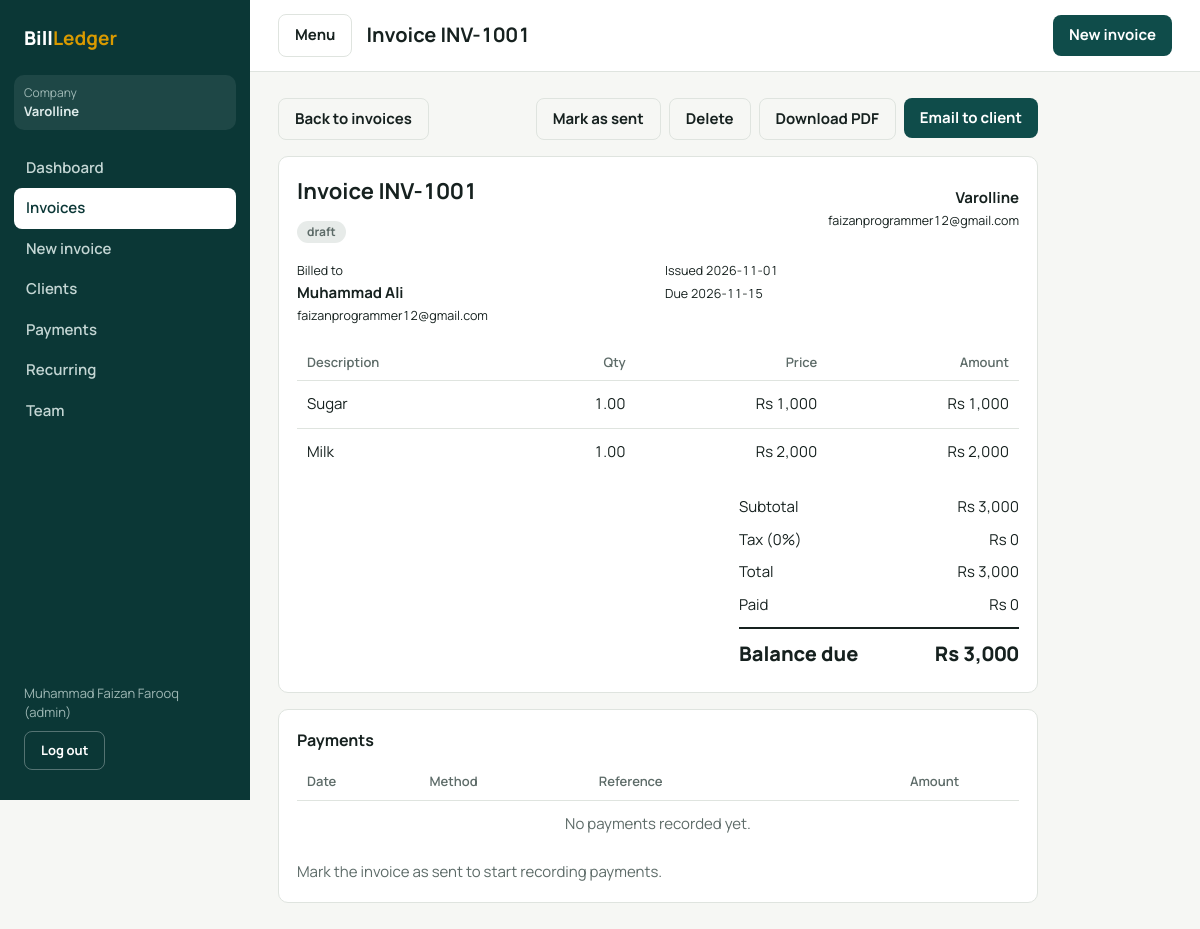
The app's page /invoices/1 (signed in) with its own data.
### app/models.py (models this page shows, shortened)
class Tenant(db.Model):
    __tablename__ = "tenants"
    id = db.Column(db.Integer, primary_key=True)
    name = db.Column(db.String(120), nullable=False)
    email = db.Column(db.String(120))
    address = db.Column(db.String(255))
    currency = db.Column(db.String(8), default="PKR")
    default_tax_rate = db.Column(db.Numeric(5, 2), default=0)
    created_at = db.Column(db.DateTime, default=datetime.utcnow)
    users = db.relationship("User", backref="tenant", lazy=True)
    clients = db.relationship("Client", backref="tenant", lazy=True)
    invoices = db.relationship("Invoice", backref="tenant", lazy=True)

class User(UserMixin, db.Model):
    __tablename__ = "users"
    id = db.Column(db.Integer, primary_key=True)
    tenant_id = db.Column(db.Integer, db.ForeignKey("tenants.id"), nullable=False, index=True)
    name = db.Column(db.String(120), nullable=False)
    email = db.Column(db.String(120), unique=True, nullable=False, index=True)
    password_hash = db.Column(db.String(255), nullable=False)
    role = db.Column(db.String(20), nullable=False, default="accountant")  # admin / accountant / client
    client_id = db.Column(db.Integer, db.ForeignKey("clients.id"))  # sirf client role ke liye
    created_at = db.Column(db.DateTime, default=datetime.utcnow)

class Invoice(db.Model):
    __tablename__ = "invoices"
    __table_args__ = (db.UniqueConstraint("tenant_id", "number", name="uq_invoice_number_per_tenant"),)
    id = db.Column(db.Integer, primary_key=True)
    tenant_id = db.Column(db.Integer, db.ForeignKey("tenants.id"), nullable=False, index=True)
    client_id = db.Column(db.Integer, db.ForeignKey("clients.id"), nullable=False)
    number = db.Column(db.String(30), nullable=False)          # INV-1001
    issue_date = db.Column(db.Date, default=date.today)
    due_date = db.Column(db.Date, nullable=False)
    status = db.Column(db.String(20), default="draft")         # draft / sent / paid / overdue
    tax_rate = db.Column(db.Numeric(5, 2), default=0)
    notes = db.Column(db.Text)
    created_at = db.Column(db.DateTime, default=datetime.utcnow)
    last_reminded = db.Column(db.Date)
    items = db.relationship("InvoiceItem", backref="invoice", cascade="all, delete-orphan", lazy=True)
    payments = db.relationship("Payment", backref="invoice", cascade="all, delete-orphan", lazy=True)
    @property
    def subtotal(self):
        return sum((i.amount for i in self.items), Decimal("0"))
    @property
    def tax_amount(self):
        return self.subtotal * Decimal(self.tax_rate or 0) / Decimal("100")
    @property
    def total(self):
        return self.subtotal + self.tax_amount
    @property
    def paid_amount(self):
        return sum((p.amount for p in self.payments), Decimal("0"))
    @property
    def balance(self):
        return self.total - self.paid_amount

class Client(db.Model):
    __tablename__ = "clients"
    id = db.Column(db.Integer, primary_key=True)
    tenant_id = db.Column(db.Integer, db.ForeignKey("tenants.id"), nullable=False, index=True)
    name = db.Column(db.String(120), nullable=False)
    email = db.Column(db.String(120))
    phone = db.Column(db.String(40))
    address = db.Column(db.String(255))
    created_at = db.Column(db.DateTime, default=datetime.utcnow)
    invoices = db.relationship("Invoice", backref="client", lazy=True)

class InvoiceItem(db.Model):
    __tablename__ = "invoice_items"
    id = db.Column(db.Integer, primary_key=True)
    invoice_id = db.Column(db.Integer, db.ForeignKey("invoices.id"), nullable=False, index=True)
    description = db.Column(db.String(255), nullable=False)
    quantity = db.Column(db.Numeric(10, 2), default=1)
    unit_price = db.Column(db.Numeric(12, 2), default=0)
    @property
    def amount(self):
        return Decimal(self.quantity or 0) * Decimal(self.unit_price or 0)

### app/main/routes.py (the view)
@bp.route("/invoices/<int:invoice_id>")
@roles_required(*STAFF)
def invoice_view(invoice_id):
    inv = tenant_invoice_or_404(invoice_id)
    sync_overdue()
    pform = PaymentForm()
    pform.paid_on.data = date.today()
    pform.amount.data = max(balance_of(inv), Decimal("0"))
    return render_template("invoice_view.html", inv=inv, pform=pform,
                           balance=balance_of(inv), active="invoices")

### app/main/routes.py (called while the page is built)
def tenant_invoice_or_404(invoice_id):
    return Invoice.query.filter_by(id=invoice_id, tenant_id=current_user.tenant_id).first_or_404()

def balance_of(inv):
    return inv.balance.quantize(Decimal("0.01"))

def sync_overdue():
    changed = False
    for inv in Invoice.query.filter_by(tenant_id=current_user.tenant_id, status="sent"):
        if inv.due_date < date.today():
            inv.status = "overdue"
            changed = True
    if changed:
        db.session.commit()

### app/utils.py (called while the page is built)
def roles_required(*roles):
    def deco(f):
        @wraps(f)
        @login_required
        def wrapper(*args, **kwargs):
            if current_user.role not in roles:
                abort(403)
            return f(*args, **kwargs)
        return wrapper
    return deco

### app/templates/invoice_view.html (shortened to what this page needs)
{% extends "base.html" %}{% from "_field.html" import field %}
{% block heading %}Invoice {{ inv.number }}{% endblock %}
{% block content %}
<div class="head noprint" style="max-width:760px">
  <a class="btn ghost" href="{{ url_for('main.invoices') }}">Back to invoices</a>
  <div style="display:flex;gap:8px;flex-wrap:wrap">
    {% if inv.status == 'draft' %}
    <form method="post" action="{{ url_for('main.invoice_send', invoice_id=inv.id) }}"><input type="hidden" name="csrf_token" value="{{ csrf_token() }}"><button class="btn ghost">Mark as sent</button></form>
    <form method="post" action="{{ url_for('main.invoice_delete', invoice_id=inv.id) }}" onsubmit="return confirm('Delete this draft invoice?')"><input type="hidden" name="csrf_token" value="{{ csrf_token() }}"><button class="btn ghost">Delete</button></form>
    {% endif %}
    <a class="btn ghost" href="{{ url_for('main.invoice_pdf_download', invoice_id=inv.id) }}">Download PDF</a>
    <form method="post" action="{{ url_for('main.invoice_email', invoice_id=inv.id) }}" onsubmit="return confirm('Email this invoice to the client?')"><input type="hidden" name="csrf_token" value="{{ csrf_token() }}"><button class="btn">Email to client</button></form>
  </div>
</div>
<div class="card doc">
  <div class="head"><div><h2 style="font-size:22px">Invoice {{ inv.number }}</h2><span class="tag {{ inv.status }}">{{ inv.status }}</span></div>
  <div style="text-align:right"><b>{{ inv.tenant.name }}</b><br><small>{{ inv.tenant.email or '' }}</small></div></div>
  <div class="form2"><div><small>Billed to</small><br><b>{{ inv.client.name }}</b><br><small>{{ inv.client.email or '' }}</small></div>
  <div><small>Issued {{ inv.issue_date }}</small><br><small>Due {{ inv.due_date }}</small></div></div>
  <table class="tbl"><thead><tr><th>Description</th><th class="r">Qty</th><th class="r">Price</th><th class="r">Amount</th></tr></thead><tbody>
  {% for it in inv.items %}
  <tr><td>{{ it.description }}</td><td class="r">{{ '{:g}'.format(it.quantity) }}</td><td class="r">{{ it.unit_price|money }}</td><td class="r">{{ it.amount|money }}</td></tr>
  {% endfor %}
  </tbody></table>
  <div class="sum">
    <div><span>Subtotal</span><span>{{ inv.subtotal|money }}</span></div>
    <div><span>Tax ({{ '{:g}'.format(inv.tax_rate or 0) }}%)</span><span>{{ inv.tax_amount|money }}</span></div>
    <div><span>Total</span><span>{{ inv.total|money }}</span></div>
    <div><span>Paid</span><span>{{ inv.paid_amount|money }}</span></div>
    <div class="tot"><span>Balance due</span><span>{{ balance|money }}</span></div>
  </div>
</div>
<div class="card doc noprint" style="margin-top:16px">
  <h2>Payments</h2>
  <table class="tbl"><thead><tr><th>Date</th><th>Method</th><th>Reference</th><th class="r">Amount</th><th></th></tr></thead><tbody>
  {% for p in inv.payments %}
  <tr><td>{{ p.paid_on }}</td><td>{{ p.method.replace('_', ' ') }}</td><td>{{ p.reference or '-' }}</td><td class="r">{{ p.amount|money }}</td>
  <td class="r"><form method="post" action="{{ url_for('main.payment_delete', payment_id=p.id) }}" onsubmit="return confirm('Remove this payment?')"><input type="hidden" name="csrf_token" value="{{ csrf_token() }}"><button class="btn ghost">Remove</button></form></td></tr>
  {% else %}
  <tr><td colspan="5" class="empty">No payments recorded yet.</td></tr>
  {% endfor %}
  </tbody></table>
  {% if inv.status == 'draft' %}
  <p style="color:var(--mut);margin-top:14px">Mark the invoice as sent to start recording payments.</p>
  {% endif %}
</div>
{% endblock %}

### app/templates/base.html (shortened to what this page needs)
<!doctype html><html lang="en"><head><link rel="stylesheet" href="{{ url_for('static', filename='css/style.css') }}"></head>
<body><div class="shell">
<aside class="side" id="side">
  <a class="logo" href="{{ url_for('main.home') }}" style="display:block">Bill<b>Ledger</b></a>
  <div class="tenant"><span style="color:#9fb8b5;font-size:12px">Company</span><br><b>{{ current_user.tenant.name }}</b></div>
  <nav class="nav">
    {% if current_user.role == 'client' %}
    <a href="{{ url_for('main.portal') }}" class="{{ 'on' if active == 'portal' }}">My invoices</a>
    {% else %}
    <a href="{{ url_for('main.dashboard') }}" class="{{ 'on' if active == 'dashboard' }}">Dashboard</a>
    <a href="{{ url_for('main.invoices') }}" class="{{ 'on' if active == 'invoices' }}">Invoices</a>
    <a href="{{ url_for('main.invoice_new') }}" class="{{ 'on' if active == 'new' }}">New invoice</a>
    <a href="{{ url_for('main.clients') }}" class="{{ 'on' if active == 'clients' }}">Clients</a>
    <a href="{{ url_for('main.payments') }}" class="{{ 'on' if active == 'payments' }}">Payments</a>
    <a href="{{ url_for('main.recurring') }}" class="{{ 'on' if active == 'recurring' }}">Recurring</a>
    {% if current_user.role == 'admin' %}<a href="{{ url_for('main.team') }}" class="{{ 'on' if active == 'team' }}">Team</a>{% endif %}
    {% endif %}
  </nav>
  <div class="me">{{ current_user.name }} ({{ current_user.role }})
    <form method="post" action="{{ url_for('auth.logout') }}"><input type="hidden" name="csrf_token" value="{{ csrf_token() }}"><button class="btn ghost" style="margin-top:8px;color:#fff;border-color:rgba(255,255,255,.3)">Log out</button></form>
  </div>
</aside>
<div class="main"><header class="top"><button class="btn ghost menu" onclick="document.getElementById('side').classList.toggle('open')">Menu</button><h1>{% block heading %}{% endblock %}</h1>{% if current_user.role != 'client' %}<a class="btn" href="{{ url_for('main.invoice_new') }}">New invoice</a>{% endif %}</header>
<div class="wrap">{% include "_flash.html" %}{% block content %}{% endblock %}</div></div></div>
{% block scripts %}{% endblock %}</body></html>

### app/Static/css/style.css (style rules this page uses)
:root { --ink:#16211f;--mut:#5d6b68;--paper:#f6f7f4;--card:#fff;--line:#dfe4df;--brand:#0f4c4a;--brand2:#0b3736;--amber:#d99a00;--ok:#1b7f4b;--bad:#b3322e;--r:10px }
* { box-sizing:border-box;margin:0 }
body { font-family:Manrope,system-ui,sans-serif;background:var(--paper);color:var(--ink);font-size:15px;line-height:1.5;font-variant-numeric:tabular-nums }
a { color:inherit;text-decoration:none }
.shell { display:grid;grid-template-columns:250px 1fr;min-height:100vh }
.side { background:var(--brand2);color:#dfeceb;padding:20px 14px;position:sticky;top:0;height:100vh;display:flex;flex-direction:column;gap:6px }
.logo { font-weight:800;font-size:19px;padding:4px 10px 16px;color:#fff }
.logo b { color:var(--amber) }
.tenant { background:rgba(255,255,255,.08);border-radius:var(--r);padding:8px 10px;margin-bottom:12px;font-size:13px }
.nav a { display:block;padding:9px 12px;border-radius:8px;color:#c4d6d4;font-weight:600 }
.nav a.on { background:#fff;color:var(--brand2) }
.side .me { margin-top:auto;font-size:13px;padding:10px;color:#9fb8b5 }
.main { min-width:0 }
.top { display:flex;align-items:center;gap:14px;padding:14px 28px;border-bottom:1px solid var(--line);background:var(--card) }
.top h1 { font-size:20px;flex:1 }
.menu { display:none }
.wrap { padding:26px 28px;max-width:1180px }
.card { background:var(--card);border:1px solid var(--line);border-radius:var(--r);padding:18px }
.card h2 { font-size:16px;margin-bottom:12px }
.tbl { width:100%;border-collapse:collapse }
.tbl th { text-align:left;color:var(--mut);font-size:13px;font-weight:600;padding:8px 10px;border-bottom:1px solid var(--line) }
.tbl td { padding:12px 10px;border-bottom:1px solid var(--line) }
.tbl tr:last-child td { border:0 }
.r { text-align:right!important }
.tag { display:inline-block;padding:2px 10px;border-radius:99px;font-size:12px;font-weight:700 }
.draft { background:#e7ebe9;color:var(--mut) }
.btn { display:inline-block;background:var(--brand);color:#fff;border:0;border-radius:8px;padding:9px 16px;font:inherit;font-weight:700;cursor:pointer }
.btn.ghost { background:none;color:var(--ink);border:1px solid var(--line) }
.head { display:flex;justify-content:space-between;align-items:center;margin-bottom:16px;gap:12px }
.form2 { display:grid;grid-template-columns:1fr 1fr;gap:14px;margin-bottom:18px }
.sum { margin-left:auto;width:280px;margin-top:16px }
.sum div { display:flex;justify-content:space-between;padding:5px 0 }
.sum .tot { font-size:20px;font-weight:800;border-top:2px solid var(--ink);margin-top:6px;padding-top:10px }
.empty { text-align:center;color:var(--mut);padding:30px }
.doc { max-width:760px }
.side form { margin:0 }

### records on screen
Tenant: tenant.name "Varolline", tenant "faizanprogrammer12@gmail.com"
User: name "Muhammad Faizan Farooq", role "admin"
Invoice: number "INV-1001", status "draft", issue_date "2026-11-01", due_date "2026-11-15", tax_rate "0"
Client: client.name "Muhammad Ali", client "faizanprogrammer12@gmail.com"
InvoiceItem: description "Sugar", quantity "1.00", unit_price "Rs 1,000", amount "Rs 1,000", subtotal "Rs 3,000", tax_amount "Rs 0", total "Rs 3,000"
InvoiceItem: description "Milk", quantity "1.00", unit_price "Rs 2,000", amount "Rs 2,000"

### other values on screen
{{ inv.paid_amount|money }} "Rs 0"
{{ balance|money }} "Rs 3,000"
